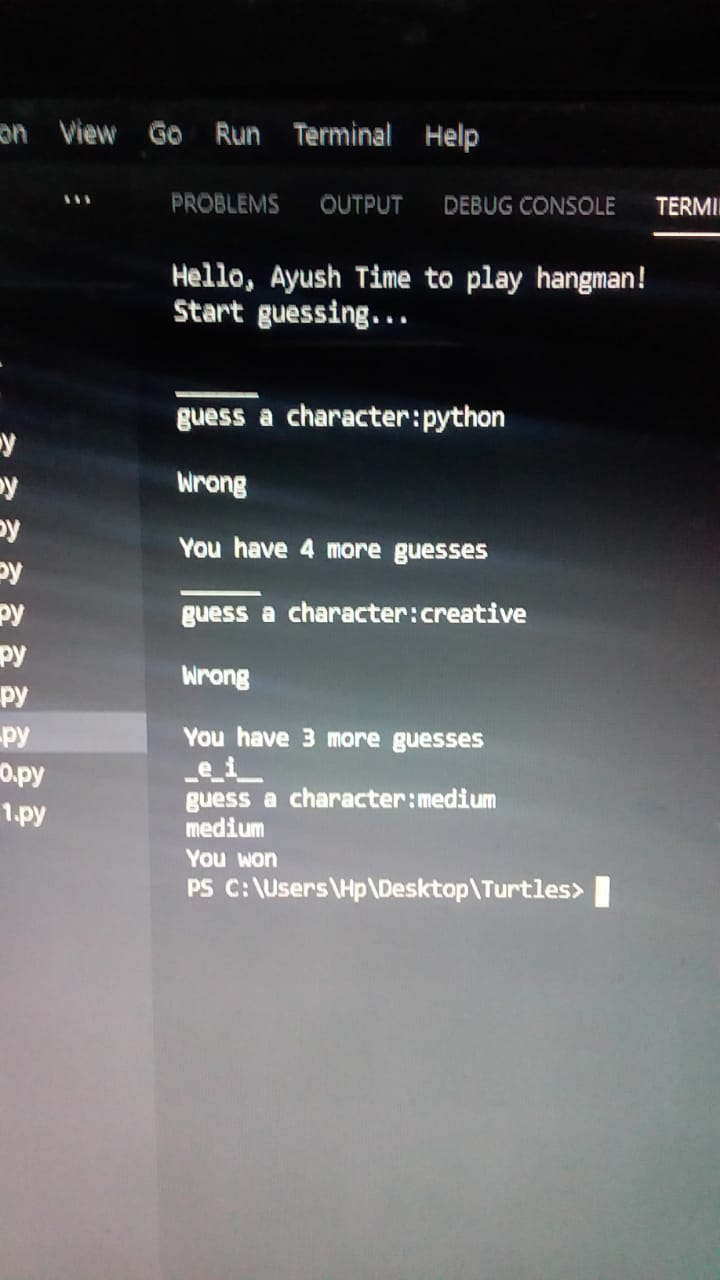
#> input picture WhatsApp Image 2021-01-19 at 17.51.43.jpeg, 720 x 1280 px
$ python image_stitching.py
#> lines starting #> are read from the running program, lines starting #| are printed output that depends on the picture
import cv2
import numpy as np
import matplotlib.pyplot as plt
from random import randrange


path1=input("Enter path of 1st  image : ")
#> the answer given: ../WhatsApp Image 2021-01-19 at 17.51.43.jpeg
path2=input("Enter path of 2nd  image : ")
#> the answer given: ../pic1 (1).jpeg
img_ = cv2.imread(path1)
#> img_ is the input picture: shape (1280, 720, 3); mean B, G, R 92.6, 91.1, 90.2
img1 = cv2.cvtColor(img_,cv2.COLOR_BGR2GRAY)
img = cv2.imread(path2)
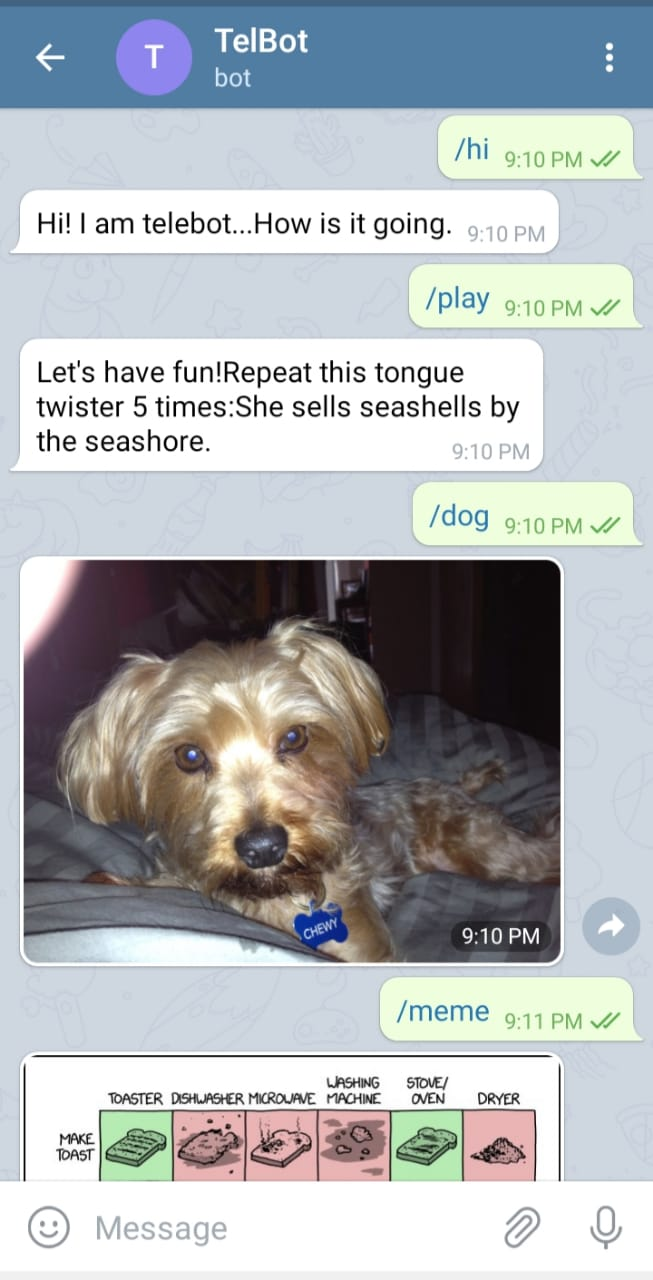
#> input picture pic1 (1).jpeg, 653 x 1280 px
#> img is the input picture: shape (1280, 653, 3); mean B, G, R 183.2, 180.4, 176.1
img2 = cv2.cvtColor(img,cv2.COLOR_BGR2GRAY)
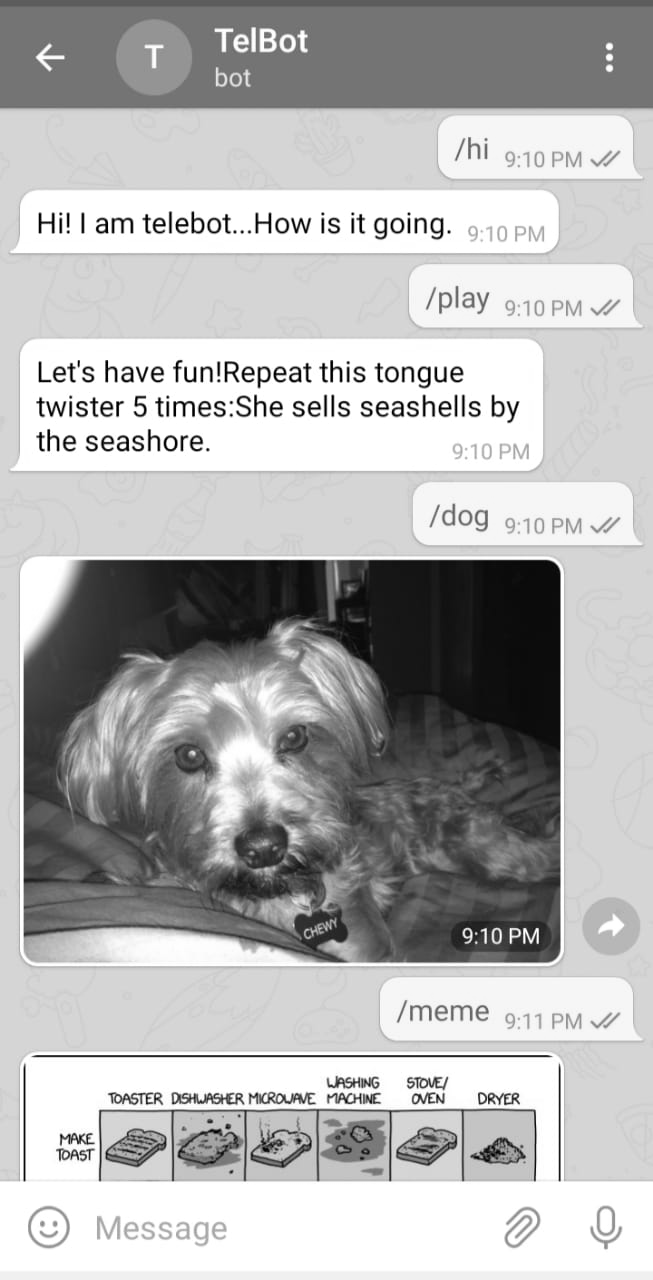
#> img2: shape (1280, 653); min 0, max 255, mean 179.4
sift = cv2.xfeatures2d.SIFT_create()
# find the keypoints and descriptors with SIFT
kp1, des1 = sift.detectAndCompute(img1,None)
#> kp1 = 3015 keypoints; strongest (x, y, size): (403, 320, 3.8), (376, 320, 3.7), (416, 413, 3.3), (416, 424, 3.3)
kp2, des2 = sift.detectAndCompute(img2,None)
#> kp2 = 3299 keypoints; strongest (x, y, size): (68, 232, 1.9), (323, 214, 1.8), (61, 214, 1.8), (208, 449, 2)
bf = cv2.BFMatcher()
matches = bf.knnMatch(des1,des2, k=2)
#> matches = 3015 matches
# Apply ratio test
good = []


for m in matches:
    if m[0].distance < 0.5*m[1].distance:
        good.append(m)
    matches = np.asarray(good)
#> after the loop, good = 8 matches


if len(matches[:,0])>= 4:
    src = np.float32([ kp1[m.queryIdx].pt for m in matches[:,0] ]).reshape(-1,1,2)
#> src = [[275.7, 618.4], [277.3, 803.3], [388, 615.1], [464.8, 740], [468.6, 551.4], [520.2, 615.6], [598.2, 908.2], [610, 904]]
    dst = np.float32([ kp2[m.trainIdx].pt for m in matches[:,0] ]).reshape(-1,1,2)
#> dst = [[36.42, 60.22], [36.42, 60.22], [241.3, 42.9], [241.3, 42.9], [241.3, 42.9], [241.3, 42.9], [36.42, 60.22], [36.42, 60.22]]
    H, masked = cv2.findHomography(src, dst, cv2.RANSAC, 5.0)
#> masked = [0, 0, 0, 0, 0, 0, 0, 0]
#print H
else:
    raise AssertionError("Can’t find enough keypoints.")


#> (the run stopped early here; a loop or call above may not have finished)
